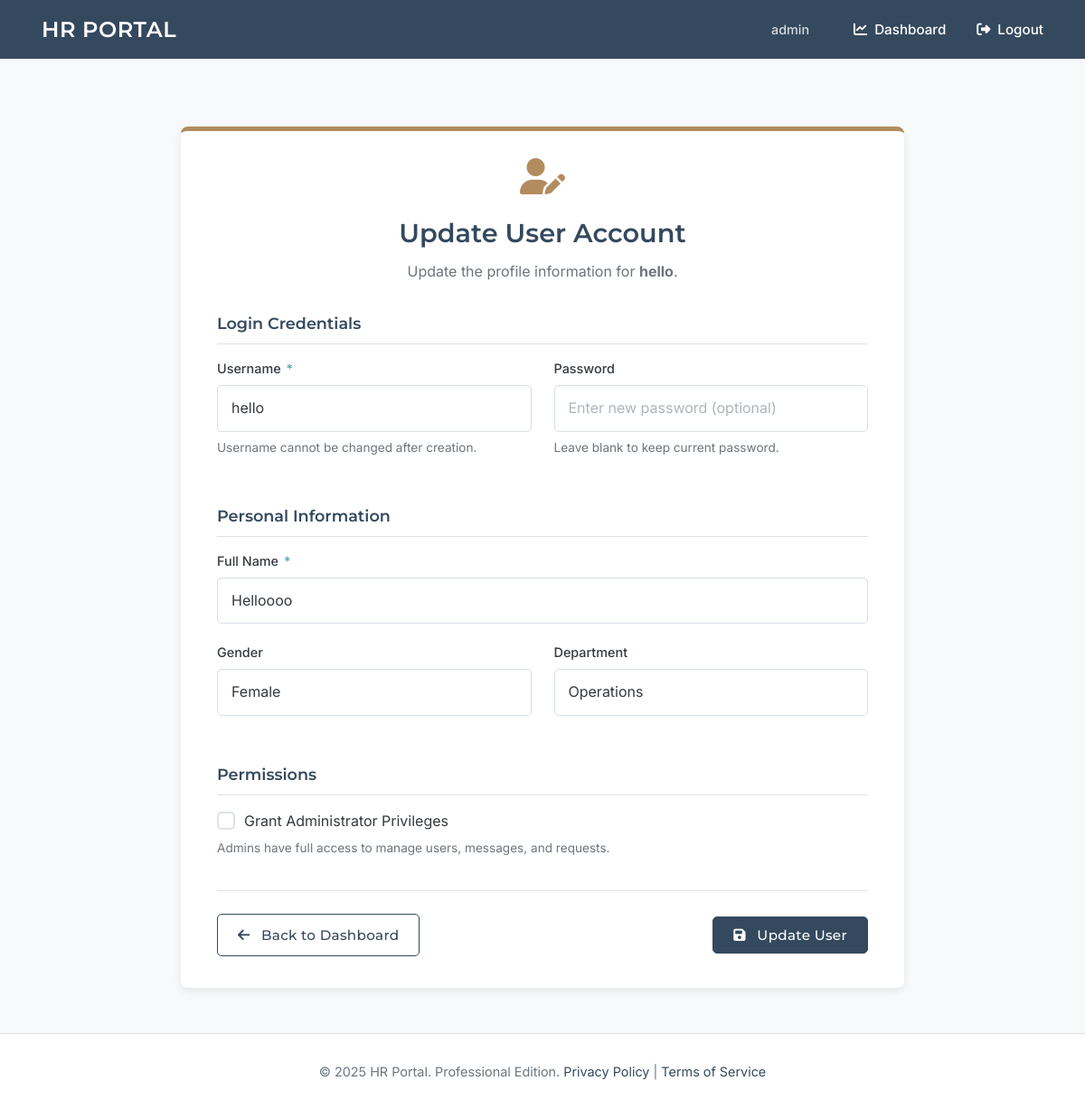
The page /admin/users/update/4 (signed in) on the database its author committed.
### tables this page shows
CREATE TABLE users (
    id INTEGER PRIMARY KEY AUTOINCREMENT,
    username TEXT UNIQUE NOT NULL,
    password_hash TEXT NOT NULL,
    is_admin BOOLEAN NOT NULL DEFAULT 0,
    full_name TEXT,             -- NEW
    gender TEXT,                -- NEW (e.g., 'male', 'female', 'other', 'prefer_not_to_say')
    department TEXT             -- NEW
);

### app.py (the view, shortened to what this page needs)
@app.route('/admin/users/update/<int:user_id>', methods=['GET', 'POST'])
@login_required
@admin_required
def admin_update_user(user_id):
    db = get_db(); user_to_update = db.execute('SELECT id, username, is_admin, full_name, gender, department FROM users WHERE id = ?', (user_id,)).fetchone()
    if not user_to_update: flash('User not found.', 'error'); return redirect(url_for('dashboard'))
    return render_template('admin_user_form.html', action="Update", user=user_to_update, department_choices=DEPARTMENT_CHOICES, gender_choices=GENDER_CHOICES)

### app.py (called while the page is built)
def get_db():
    if 'db' not in g:
        try:
            os.makedirs(app.instance_path, exist_ok=True)
            os.makedirs(app.config['UPLOAD_FOLDER'], exist_ok=True)
            os.makedirs(app.config['PAYSLIP_UPLOAD_FOLDER'], exist_ok=True)
            os.makedirs(app.config['VACATION_APPROVAL_UPLOAD_FOLDER'], exist_ok=True)
        except OSError as e:
            app.logger.error(f"Error creating instance/upload paths: {e}")
        g.db = sqlite3.connect(app.config['DATABASE'], detect_types=sqlite3.PARSE_DECLTYPES)
        g.db.row_factory = sqlite3.Row
    return g.db

def login_required(view):
    @wraps(view)
    def wrapped_view(**kwargs):
        if getattr(g, 'user', None) is None:
            flash('Please log in to access this page.', 'error'); return redirect(url_for('login', next=request.url))
        return view(**kwargs)
    return wrapped_view

def admin_required(view):
    @wraps(view)
    def wrapped_view(**kwargs):
        current_user = getattr(g, 'user', None)
        if not current_user or not current_user['is_admin']:
            flash('Admin access required for this page.', 'error'); return redirect(url_for('dashboard'))
        return view(**kwargs)
    return wrapped_view

@app.before_request
def load_logged_in_user():
    user_id = session.get('user_id'); g.user = None
    if user_id is not None:
        g.user = get_db().execute('SELECT id, username, is_admin, full_name, gender, department FROM users WHERE id = ?', (user_id,)).fetchone()

@app.context_processor
def inject_now(): return {'now': datetime.utcnow()}

### templates/admin_user_form.html (shortened to what this page needs)
{% extends 'base.html' %}
{% block content %}
<div class="admin-form-page-container">
    <div class="admin-form-card">
        <header class="form-card-header">
            <i class="fas {% if action == 'Create' %}fa-user-plus{% else %}fa-user-edit{% endif %} header-icon"></i>
            <h1 class="page-title" style="margin-bottom: 5px; font-size: 1.8em;">{{ action }} User Account</h1>
            <p class="page-subtitle" style="margin-top: 0; font-size: 1em;">
                {% if action == 'Create' %}
                Provide the details to create a new user profile.
                {% else %}
                Update the profile information for <strong>{{ user.username }}</strong>.
                {% endif %}
            </p>
        </header>
        <form method="post" class="styled-form">
            <div class="form-section-title">Login Credentials</div>
            <div class="form-row">
                <div class="form-group column">
                    <label for="username">Username <span class="required-asterisk">*</span></label>
                    <input type="text" name="username" id="username" class="form-control elegant-input"
                           value="{{ user.username if user else request.form.username or '' }}"
                           {{ 'readonly' if action == 'Update' else 'required' }}>
                    {% if action == 'Update' %}
                        <small class="form-text text-muted">Username cannot be changed after creation.</small>
                    {% endif %}
                </div>
                <div class="form-group column">
                    <label for="password">Password {% if action == 'Create' %}<span class="required-asterisk">*</span>{% endif %}</label>
                    <input type="password" name="password" id="password" class="form-control elegant-input"
                           {{ 'required' if action == 'Create' else '' }}
                           placeholder="{{ 'Enter new password (optional)' if action == 'Update' else 'Create a strong password' }}">
                    {% if action == 'Update' %}
                        <small class="form-text text-muted">Leave blank to keep current password.</small>
                    {% endif %}
                </div>
            </div>
            <div class="form-section-title">Personal Information</div>
            <div class="form-group">
                <label for="full_name">Full Name <span class="required-asterisk">*</span></label>
                <input type="text" name="full_name" id="full_name" class="form-control elegant-input"
                       value="{{ user.full_name if user else request.form.full_name or '' }}" required>
            </div>
            <div class="form-row">
                <div class="form-group column">
                    <label for="gender">Gender</label>
                    <div class="select-wrapper elegant-select-wrapper">
                        <select name="gender" id="gender" class="form-control elegant-select">
                            {% for choice in gender_choices %}
                            <option value="{{ choice }}"
                                    {{ 'selected' if (user and user.gender == choice) or (request.form.gender == choice) }}>
                                {{ choice }}
                            </option>
                            {% endfor %}
                        </select>
                    </div>
                </div>
                <div class="form-group column">
                    <label for="department">Department</label>
                    <div class="select-wrapper elegant-select-wrapper">
                        <select name="department" id="department" class="form-control elegant-select">
                            {% for choice in department_choices %}
                            <option value="{{ choice }}"
                                    {{ 'selected' if (user and user.department == choice) or (request.form.department == choice) }}>
                                {{ choice }}
                            </option>
                            {% endfor %}
                        </select>
                    </div>
                </div>
            </div>
            <div class="form-section-title">Permissions</div>
            <div class="form-group">
                <div class="checkbox-group elegant-checkbox">
                    <label for="is_admin">Grant Administrator Privileges</label>
                </div>
                <small class="form-text text-muted">Admins have full access to manage users, messages, and requests.</small>
            </div>
            <div class="form-actions">
                <a href="{{ url_for('dashboard') }}" class="btn btn-outline-primary btn-cancel">
                    <i class="fas fa-arrow-left"></i> Back to Dashboard
                </a>
                <button type="submit" class="btn btn-primary btn-submit-form">
                    <i class="fas {% if action == 'Create' %}fa-plus-circle{% else %}fa-save{% endif %}"></i> {{ action }} User
                </button>
            </div>
        </form>
    </div>
</div>
{% endblock %}

### templates/base.html (shortened to what this page needs)
<!doctype html>
<html lang="en">
<head>
    <link rel="stylesheet" href="https://cdnjs.cloudflare.com/ajax/libs/font-awesome/6.4.0/css/all.min.css">
    <link rel="stylesheet" href="https://cdn.jsdelivr.net/npm/flatpickr/dist/flatpickr.min.css">
</head>
<body>
    <nav class="navbar">
        <a href="{{ url_for('index') }}" class="site-title">HR PORTAL</a>
        <div class="right">
            {% if g.user %}
                <span>{{ g.user.username }}</span>
                <a href="{{ url_for('dashboard') }}"><i class="fas fa-chart-line fa-fw"></i> Dashboard</a>
                <a href="{{ url_for('logout') }}"><i class="fas fa-sign-out-alt fa-fw"></i> Logout</a>
            {% else %}
                <a href="{{ url_for('login') }}"><i class="fas fa-sign-in-alt fa-fw"></i> Login</a>
                <a href="{{ url_for('register') }}"><i class="fas fa-user-plus fa-fw"></i> Register</a>
            {% endif %}
        </div>
    </nav>
    <main class="container">
        {% block content %}{% endblock %}
    </main>
    <footer>
        © {{ now.year if now else '2024' }} HR Portal. Professional Edition.
        <a href="#">Privacy Policy</a> | <a href="#">Terms of Service</a>
    </footer>
</body>
</html>

### templates/base.html (style rules this page uses)
:root { --primary-color: #34495e; --secondary-color: #b28c5e; --accent-color: #48a9a6; --background-color: #f8f9fa; --card-bg: #ffffff; --text-color-dark: #343a40; --text-color-headings: var(--primary-color); --text-color-light: #6c757d; --border-color: #dee2e6; --border-radius-md: 8px; --border-radius-sm: 5px; --shadow-sm: 0 1px 3px rgba(0, 0, 0, 0.05); --shadow-md: 0 4px 10px rgba(0, 0, 0, 0.07); --font-family-headings: 'Montserrat', sans-serif; --font-family-body: 'Inter', sans-serif; }
*, *::before, *::after { box-sizing: border-box; }
body { font-family: var(--font-family-body); font-weight: 400; margin: 0; background-color: var(--background-color); color: var(--text-color-dark); line-height: 1.65; display: flex; flex-direction: column; min-height: 100vh; }
.navbar { background-color: var(--primary-color); padding: 0 30px; box-shadow: var(--shadow-sm); display: flex; justify-content: space-between; align-items: center; height: 65px; position: sticky; top: 0; z-index: 1000; }
.navbar a, .navbar span { color: #ffffff; padding: 10px 16px; text-decoration: none; font-size: 0.95em; font-weight: 500; transition: background-color 0.2s; display: inline-flex; align-items: center; }
.navbar .site-title { font-family: var(--font-family-headings); font-weight: 600; font-size: 1.5em; letter-spacing: 0.5px; }
.navbar .right { display: flex; align-items: center; }
.navbar .right span { margin-right: 15px; font-size: 0.9em; opacity: 0.8; }
.navbar .right a i { margin-right: 6px; }
.container { width: 100%; margin: 30px auto; padding: 0 20px; flex-grow: 1; }
.page-title { font-family: var(--font-family-headings); font-weight: 600; font-size: 2.1em; color: var(--text-color-headings); margin-bottom: 10px; }
.page-subtitle { font-size: 1.1em; color: var(--text-color-light); margin-top: 0; margin-bottom: 30px; font-weight: 400; }
.form-control { display: block; width: 100%; padding: 12px 15px; font-size: 1em; font-family: var(--font-family-body); font-weight: 400; line-height: 1.6; color: var(--text-color-dark); background-color: var(--card-bg); background-clip: padding-box; border: 1px solid #d8e0e7; appearance: none; border-radius: var(--border-radius-sm); box-shadow: inset 0 1px 2px rgba(0,0,0,0.03); transition: border-color .15s ease-in-out, box-shadow .15s ease-in-out; }
.form-control::placeholder { color: #adb5bd; opacity: 1; }
select.form-control { padding-right: 30px; }
.btn { display: inline-block; background-color: var(--primary-color); color: white; padding: 10px 22px; border: 1px solid var(--primary-color); border-radius: var(--border-radius-sm); text-decoration: none; font-size: 0.95em; font-weight: 500; font-family: var(--font-family-headings); letter-spacing: 0.3px; cursor: pointer; text-align: center; vertical-align: middle; transition: background-color 0.2s, border-color 0.2s, color 0.2s, transform 0.1s; }
.btn-outline-primary { background-color: transparent; color: var(--primary-color); border: 1px solid var(--primary-color); }
footer { text-align: center; padding: 30px 20px; background-color: var(--card-bg); color: var(--text-color-light); margin-top: auto; font-size: 0.9em; border-top: 1px solid var(--border-color); }
footer a { color: var(--primary-color); text-decoration: none; }

### rows shown on the page
users: user.username "admin"
users: username "hello", full_name "Helloooo"

### other values the page prints
{{ action }} "Update"
form field gender "Female"
form field department "Operations"
